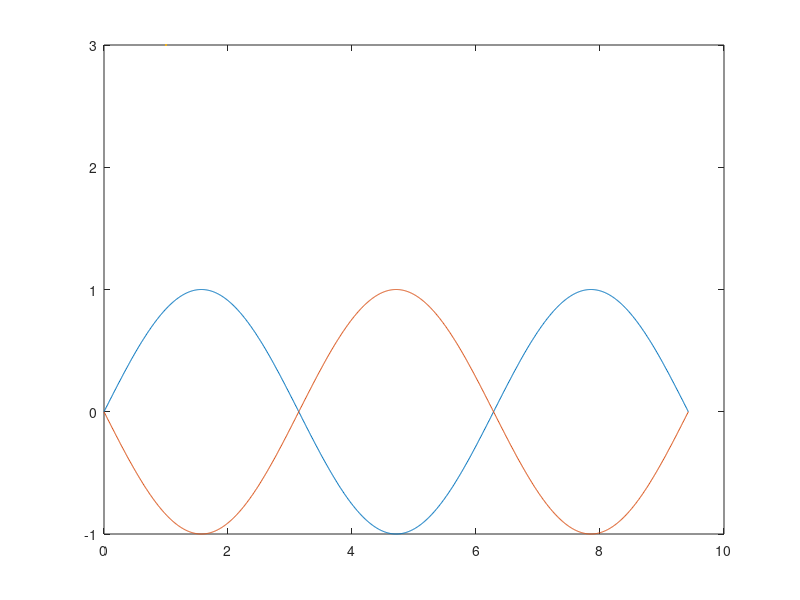
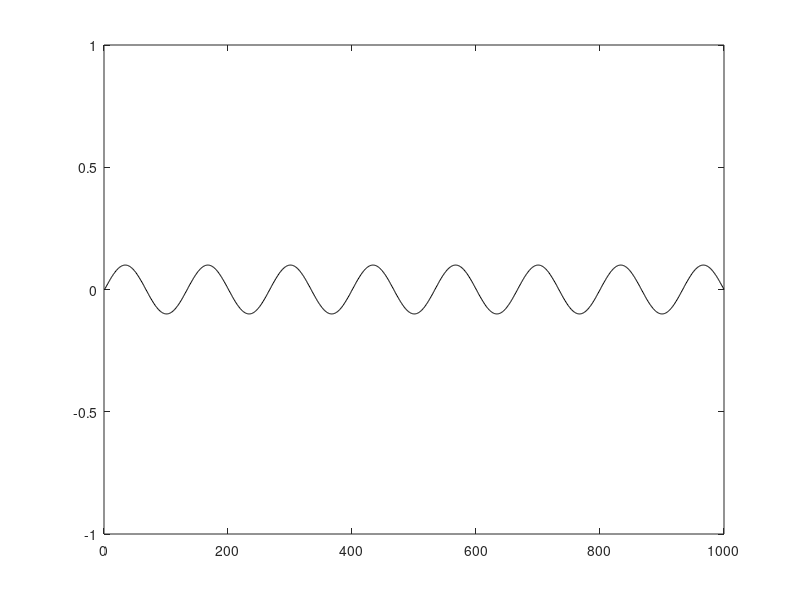

Write the MATLAB code that produced these figures, in order.
x = linspace(0,3*pi,1000);
y = sin(x);
y2 = -sin(x);
figure(1)
plot(x, y, x, y2, LineWidth=3);
y3 = 0.1*sin(5*x);
figure(2);
plot(y3,'black',LineWidth=3)
ylim([-1, 1])
